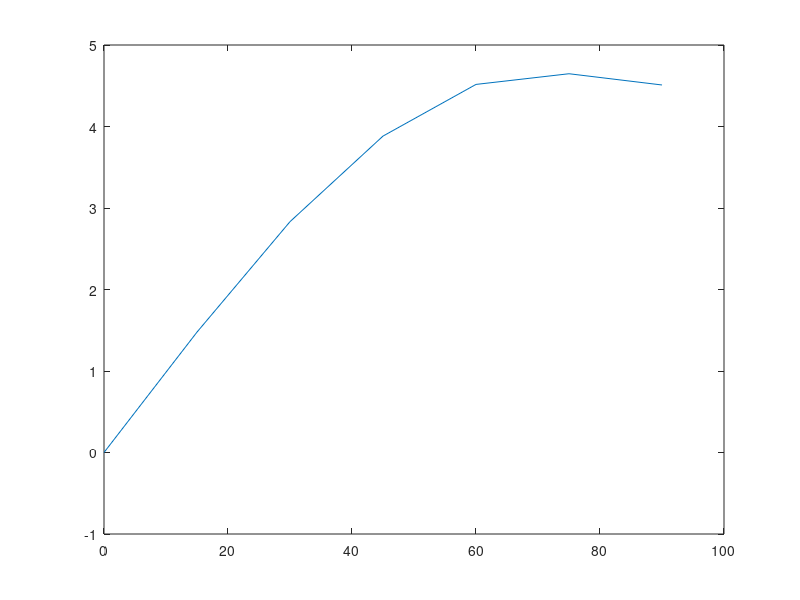
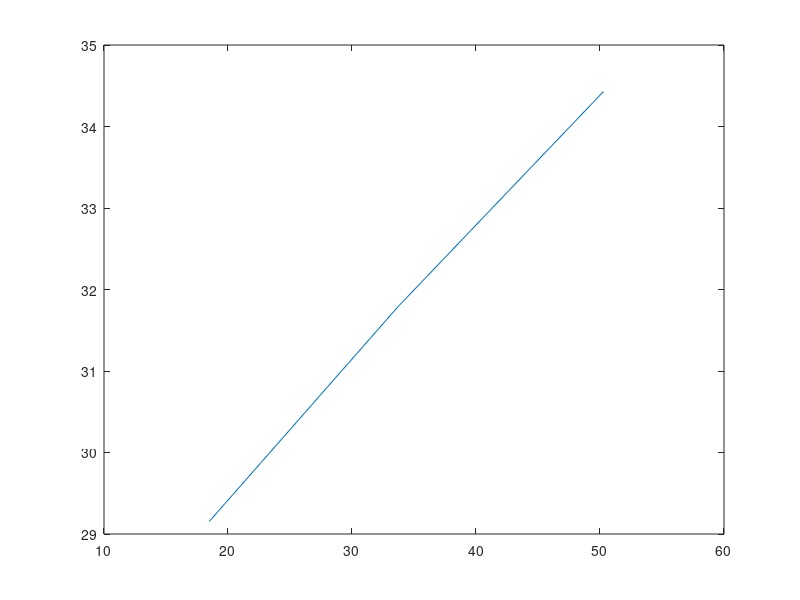

The MATLAB script that drew these images, in order:
function repaso
  ri=0; dr=(90/6); rf=90;
  r=ri:dr:rf;

  T=490; p=100;

  K1=zeros(5);
  K2=zeros(5);
  for i=1:5
    K1(i,i)=-2;
  endfor
  for i=1:4
    K1(i+1,i)=1;
    K1(i,i+1)=1;

    K2(i+1,i)=-1/r(i+2);
    K2(i,i+1)=1/r(i+1);
  endfor
  K1(1,1)=-2/3; K1(1,2)=2/3;
  K1=(T/(dr^2))*K1;
  K2(1,1)=-4/(3*r(2)); K2(1,2)=4/(3*r(2));
  K2=(T/(2*dr))*K2;
  K=K1+K2

  it=0;
  for i=r(2):dr:r(6)
    it=it+1;
    q(it)=f(i);
  endfor
  q

  #Jacobi
  D=diag(diag(K));
  B=K-D;
  TT=-inv(D)*B;
  C=inv(D)*q';
  fin=0;
  u0=zeros(5,1);
  ea=0.0001;

  while fin==0
    un=TT*u0+C;
    err=max(abs((un-u0)./un));
    if err<=ea
      fin=1;
    endif
    u0=un;
  endwhile

  u=zeros(7,1);
  u(1)=(4/3)*un(1)-(1/3)*un(2);
  for i=1:5
    u(i+1)=un(i);
  endfor
  u

  #Derivada Primera
  du=derivadaprimera(u,dr);
  figure(1);
  plot(r,du);

  #Inregral
  vI=du'*T*du*2*pi*r;
  I=TC(vI,dr);
  I=0.5*I

  #Runge Kutta
  y0=5;
  B=3;
  L=10; g=1000;
  w=0.5;
  it2=0;

  for i=0:0.5:1
    it2=it2+1;

    dy=B;
    dB=-(g/L)*sin(y0);
    k1=0.5*dy;
    k2=0.5*dB;

    tg=i+(0.5/(2*w));
    yg=y0+(k1/(2*w));
    Bg=B+(k2/(2*w));
    dyg=Bg;
    dBg=-(g/L)*sin(yg);
    k1g=0.5*dyg;
    k2g=0.5*dBg;

    yN=y0+(1-w)*k1+w*k1g;
    BN=B+(1-w)*k2+w*k2g;
    m(it2,1)=yN;

    y0=yN;
    B=BN;
  endfor
  dm=derivadaprimera(m,0.5);
  figure(2);
  plot(m,dm);
  #Fin de RK
endfunction
function y=f(x)
  y=100*cos((pi*x)/(2*90));
endfunction
#Derivada Primera
function VD=derivadaprimera(vec,dx)
  n=length(vec);
  VD=zeros(n,1);
  VD(1)=((-3/2)*vec(1)+2*vec(2)-(1/2)*vec(3))/dx;
  for i=2:n-1
    VD(i)=(vec(i+1)-vec(i-1))/(2*dx);
  endfor
  VD(n)=((3/2)*vec(n)-2*vec(n-1)+(1/2)*vec(n-2))/dx;
endfunction
#Trapecio Compuesto
function I=TC(vec,dx)
  n=length(vec);
  m=ones(n,1);
  m(1)=0.5;
  m(n)=0.5;
  m=dx*m;
  I=0;
  for i=1:n
    I=I+m(i)*vec(i);
  endfor
endfunction
